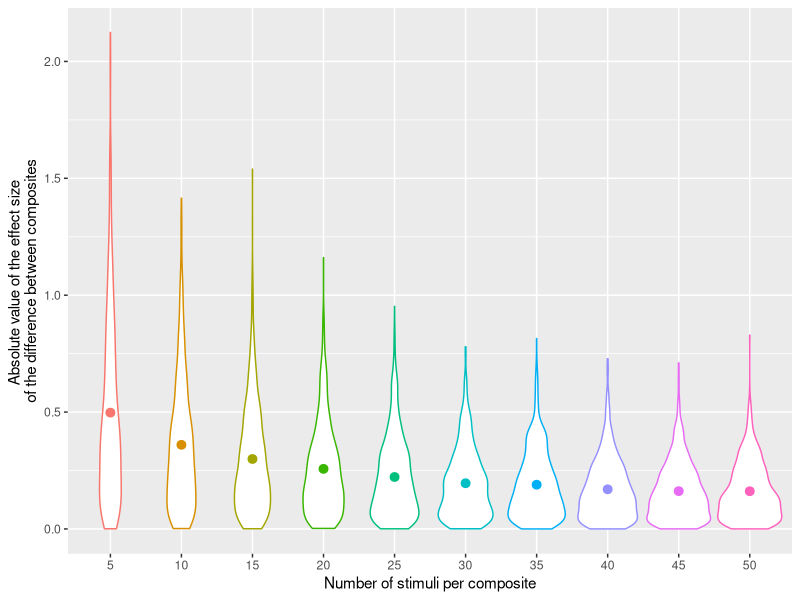

The R source for this figure:
## ---- chunk 1
library(tidyverse)

# calculate n for binomial test
# adapted from http://powerandsamplesize.com/Calculators/Other/1-Sample-Binomial
binom.n <- function(p0, p = 0.5, alpha = 0.5, power = 0.8) {
  beta=1 - power
  (n=p*(1-p)*((qnorm(1-alpha/2)+qnorm(1-beta))/(p-p0))^2)
  ceiling(n)
}
## ---- chunk 2
set.seed(8675309)

stim_n <- 10
height_m <- 158.1
height_sd <- 5.7

odd <- rnorm(stim_n, height_m, height_sd)
even <- rnorm(stim_n, height_m, height_sd)

t.test(odd, even)
## ---- chunk 3
odd_mean <- mean(odd)
even_mean <- mean(even)
## ---- chunk 4
obs_n <-100
error_sd <- 10

odd_estimate <- odd_mean + rnorm(obs_n, 0, error_sd)
even_estimate <- even_mean + rnorm(obs_n, 0, error_sd)

judgment <- odd_estimate > even_estimate

bt <- binom.test(sum(judgment), obs_n, p = 0.5) %>% print()
## ---- chunk 5
stim_per_comp <- seq(5, 50, 5)

abs_diff <- map(stim_per_comp, function(x) {
  replicate(1000, {
    a <- rnorm(x, 0, 1)
    b <- rnorm(x, 0, 1)
    abs(mean(a) - mean(b))
  })
})

dd <- as.data.frame(abs_diff)
names(dd) <- stim_per_comp

gather(dd, stim_per_comp, abs_diff, `5`:`50`) %>%
  mutate(stim_per_comp = as.integer(stim_per_comp) %>% as.factor()) %>%
  ggplot(aes(stim_per_comp, abs_diff, color = stim_per_comp)) + 
  geom_violin(show.legend = FALSE) +
  stat_summary(fun.data = mean_se, show.legend = FALSE) +
  xlab("Number of stimuli per composite") +
  ylab("Absolute value of the effect size \nof the difference between composites")
## ---- chunk 6
x <- replicate(10000, mean(rnorm(10))-mean(rnorm(10)))
